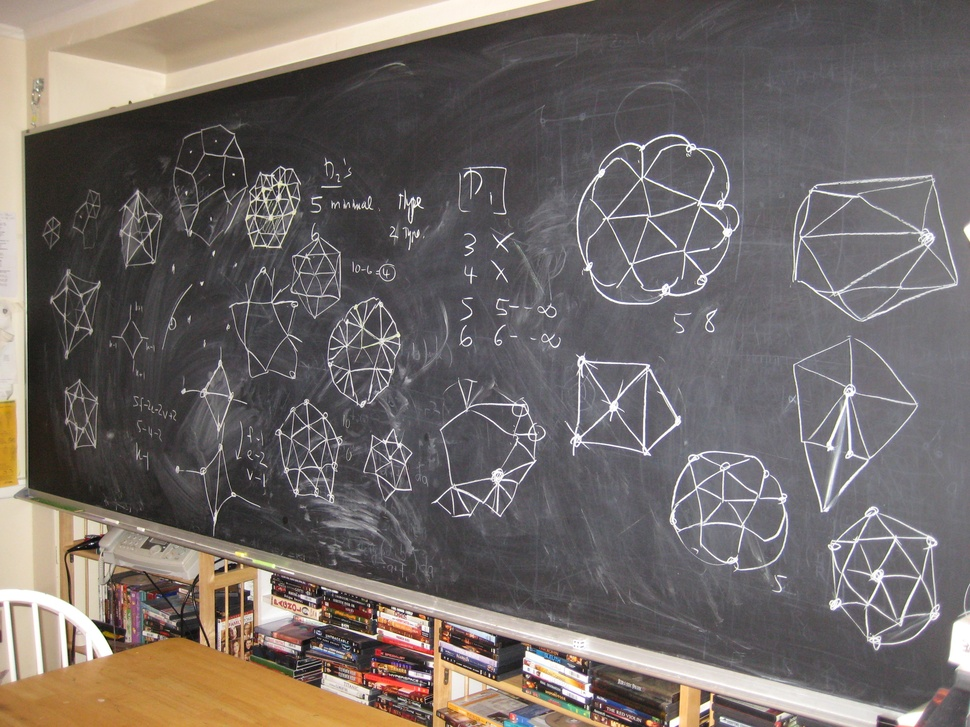
//> input picture codes/images/blackboard.jpg, 970 x 727 px, shrunk from 3072 x 2304 before the run
$ ./binarization_2 images/blackboard.jpg   (built with g++ and OpenCV 4)
//> lines starting //> are read from the running program, lines starting //| are printed output that depends on the picture; after the words box and inside, x2 and y2 are one past the last pixel; in counts of white or black regions, pixels touching at a corner belong together
#include <iostream>
#include <vector>
#include <opencv2/highgui/highgui.hpp>
#include <ctime>

int main(int argc, const char *argv[])
{
	if (argc != 2) {
		std::cerr << "Usage: ./binarization path_to_img" << std::endl;
		return 1;
	}

	// read image
	cv::Mat img = cv::imread(argv[1], cv::IMREAD_GRAYSCALE);
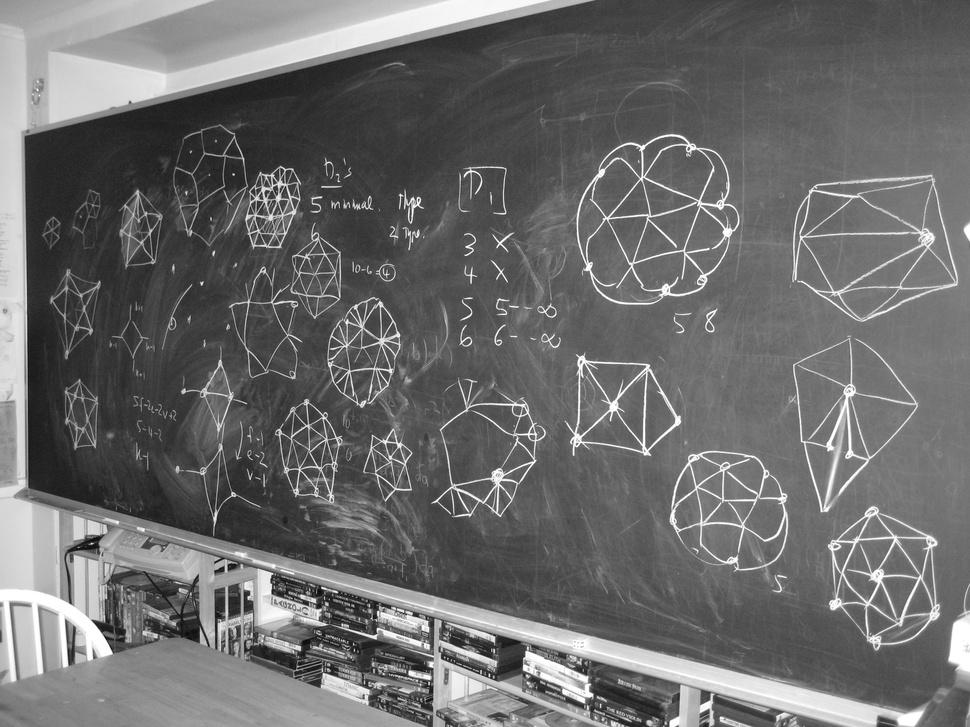
//> img: 727 rows x 970 cols, CV_8UC1; min 3, max 255, mean 108.2


	auto tstart = std::time(0);
	// for (int o = 0; o < 10; o++) {

	cv::Mat img_binary = cv::Mat(img.rows, img.cols, CV_8UC1, cv::Scalar(255));

	// weights
	std::vector<std::vector<float>> w1(img.rows, std::vector<float>(img.cols, 0));
	// centroids
	std::pair<float, float> c;

	// init weights
	for (int i = 0; i < img.rows; i++) {
		for (int j = 0; j < img.cols; j++) {
			w1[i][j] = img.at<unsigned char>(i,j)/255.0;
		}
	}

	// stopping criteria
	float eps = 0;

	do {
		// calculate centroids
		std::pair<float, float> c1_fraction{0,0};
		std::pair<float, float> c2_fraction{0,0};

		for (int i = 0; i < img.rows; i++) {
			for (int j = 0; j < img.cols; j++) {
				c1_fraction.first += w1[i][j]*w1[i][j]*img.at<unsigned char>(i,j);
				c1_fraction.second += w1[i][j]*w1[i][j];
				c2_fraction.first += (1-w1[i][j])*(1-w1[i][j])*img.at<unsigned char>(i,j);
				c2_fraction.second += (1-w1[i][j])*(1-w1[i][j]);
			}
		}

		auto old_c = c;
		c = {c1_fraction.first/c1_fraction.second, c2_fraction.first/c2_fraction.second};
		eps = (old_c.first-c.first)*(old_c.first-c.first) + (old_c.second-c.second)*(old_c.second-c.second);

		// update weights
		for (int i = 0; i < img.rows; i++) {
			for (int j = 0; j < img.cols; j++) {
				float d1 = (img.at<unsigned char>(i,j)-c.first)*(img.at<unsigned char>(i,j)-c.first);
				float d2 = (img.at<unsigned char>(i,j)-c.second)*(img.at<unsigned char>(i,j)-c.second);
				w1[i][j] = d2/(d2+d1);
			}
		}
		std::cout << eps << std::endl;
	} while(eps > 1);

	// cluster pixels based on weights
	for (int i = 0; i < img.rows; i++) {
		for (int j = 0; j < img.cols; j++) {
			img_binary.at<unsigned char>(i,j) = (w1[i][j] > 0.5) ? 255 : 0;
		}
	}
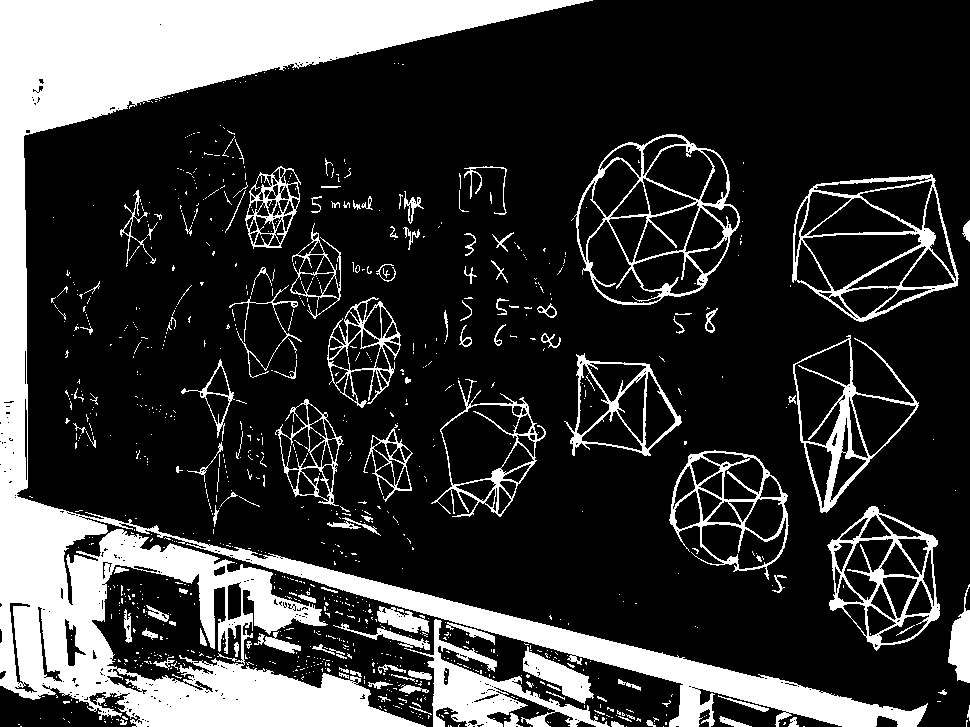
//> img_binary: 727 rows x 970 cols, CV_8UC1; 21.8% white; 982 white regions (856 under 20 px), largest, box (x1, y1, x2, y2) and area: (0, 0, 928, 727) 106167, (404, 619, 610, 727) 5658, (574, 134, 740, 305) 3977

	// }
	// std::cout << std::time(0)-tstart << std::endl;
	// show and save binary image
	namedWindow("Display window", cv::WINDOW_AUTOSIZE);
	imshow("Display window", img_binary);
	cv::waitKey(0);
	// imwrite("fcm.png", img_binary);

    return 0;
}

$ run again, on codes/images/mat.jpg
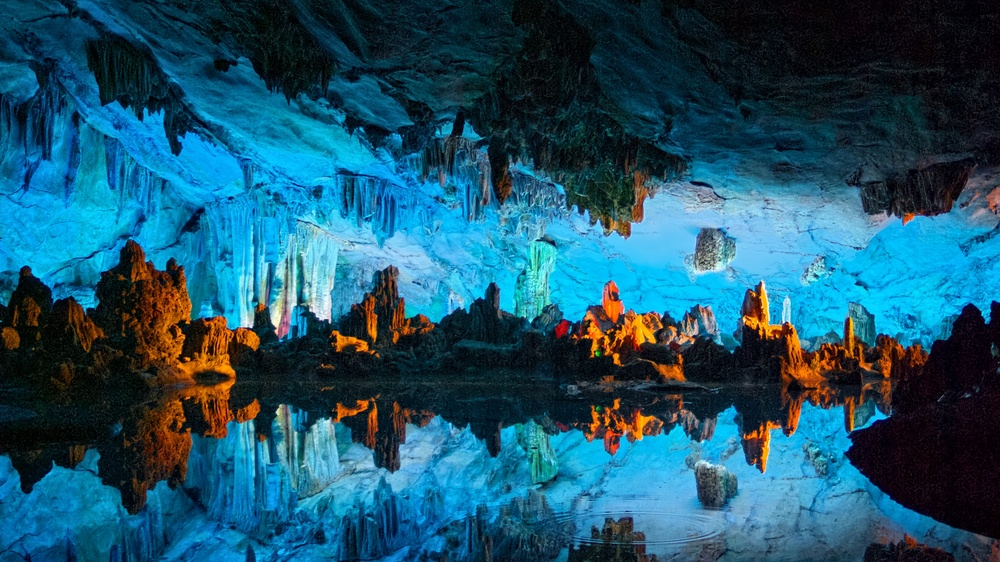
//> input picture codes/images/mat.jpg, 1000 x 562 px, shrunk from 3840 x 2160 before the run
//> `cv::Mat img = cv::imread(argv[1], cv::IMREAD_GRAYSCALE);`:
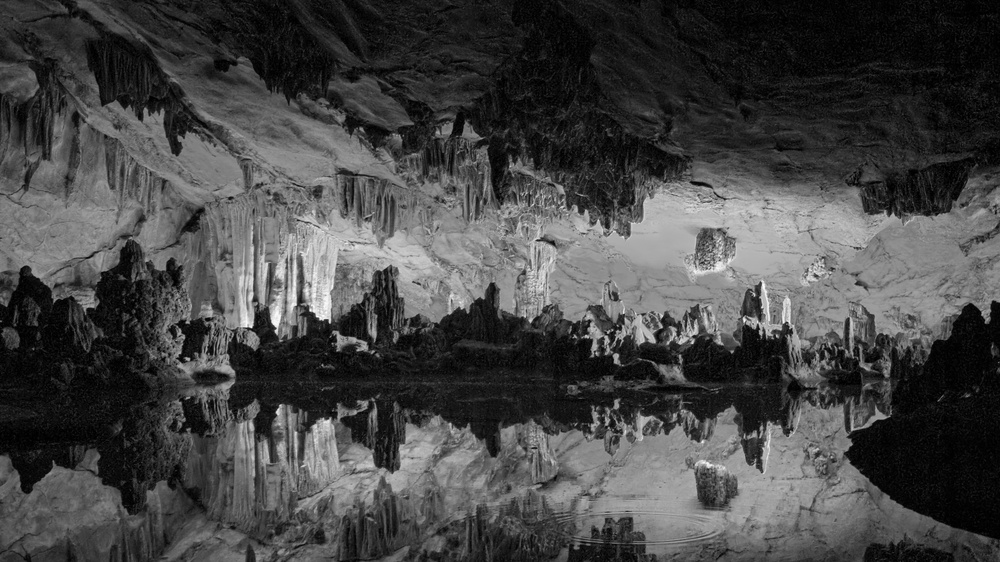
//> img: 562 rows x 1000 cols, CV_8UC1; min 0, max 255, mean 70
//> after the loop `for (int i = 0; i < img.rows; i++)`:
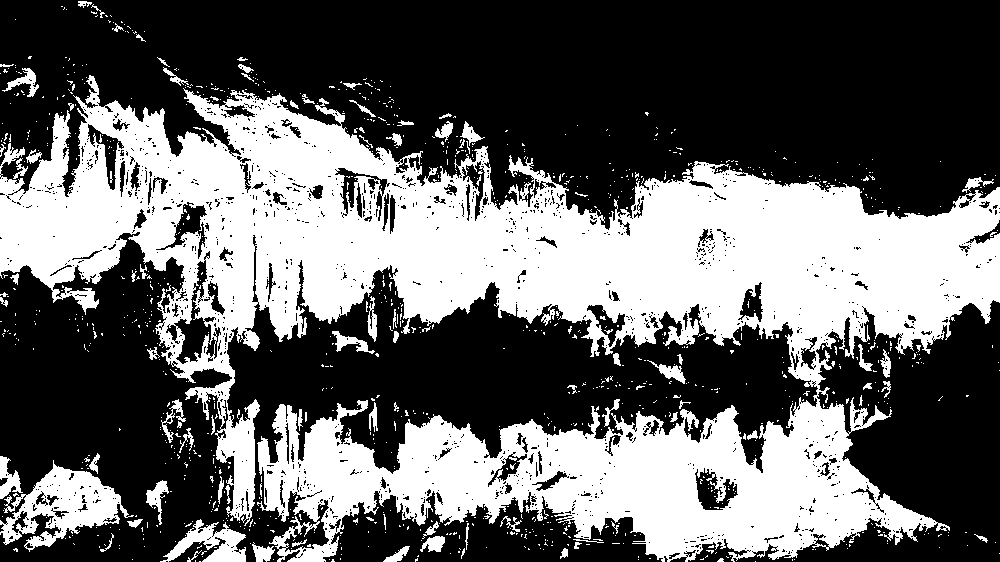
//> img_binary: 562 rows x 1000 cols, CV_8UC1; 39.7% white; 1061 white regions (973 under 20 px), largest, box (x1, y1, x2, y2) and area: (0, 75, 1000, 562) 205863, (0, 460, 134, 552) 5130, (160, 519, 246, 562) 1650
